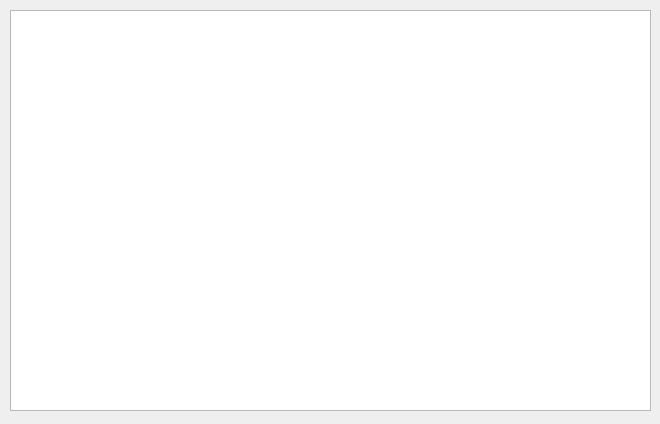
<?xml version="1.0" encoding="UTF-8"?>
<ui version="4.0">
 <class>PointConvertFrom</class>
 <widget class="QDialog" name="PointConvertFrom">
  <property name="geometry">
   <rect>
    <x>0</x>
    <y>0</y>
    <width>660</width>
    <height>424</height>
   </rect>
  </property>
  <property name="windowTitle">
   <string>Dialog</string>
  </property>
  <widget class="QTextEdit" name="textEdit">
   <property name="geometry">
    <rect>
     <x>10</x>
     <y>10</y>
     <width>641</width>
     <height>401</height>
    </rect>
   </property>
   <property name="html">
    <string>&lt;!DOCTYPE HTML PUBLIC &quot;-//W3C//DTD HTML 4.0//EN&quot; &quot;http://www.w3.org/TR/REC-html40/strict.dtd&quot;&gt;
&lt;html&gt;&lt;head&gt;&lt;meta name=&quot;qrichtext&quot; content=&quot;1&quot; /&gt;&lt;style type=&quot;text/css&quot;&gt;
p, li { white-space: pre-wrap; }
&lt;/style&gt;&lt;/head&gt;&lt;body style=&quot; font-family:'SimSun'; font-size:9pt; font-weight:400; font-style:normal;&quot;&gt;
&lt;p style=&quot;-qt-paragraph-type:empty; margin-top:0px; margin-bottom:0px; margin-left:0px; margin-right:0px; -qt-block-indent:0; text-indent:0px; font-family:'SimSun';&quot;&gt;&lt;br /&gt;&lt;/p&gt;&lt;/body&gt;&lt;/html&gt;</string>
   </property>
  </widget>
 </widget>
 <resources/>
 <connections/>
</ui>
